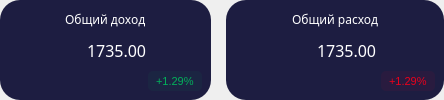
                  <widget class="QFrame" name="frame_9">
                   <property name="sizePolicy">
                    <sizepolicy hsizetype="Expanding" vsizetype="Preferred">
                     <horstretch>0</horstretch>
                     <verstretch>0</verstretch>
                    </sizepolicy>
                   </property>
                   <property name="frameShape">
                    <enum>QFrame::Shape::NoFrame</enum>
                   </property>
                   <property name="frameShadow">
                    <enum>QFrame::Shadow::Raised</enum>
                   </property>
                   <layout class="QHBoxLayout" name="horizontalLayout_5">
                    <property name="spacing">
                     <number>15</number>
                    </property>
                    <property name="leftMargin">
                     <number>0</number>
                    </property>
                    <property name="topMargin">
                     <number>0</number>
                    </property>
                    <property name="rightMargin">
                     <number>0</number>
                    </property>
                    <property name="bottomMargin">
                     <number>0</number>
                    </property>
                    <item>
                     <widget class="QFrame" name="frame_4">
                      <property name="minimumSize">
                       <size>
                        <width>185</width>
                        <height>95</height>
                       </size>
                      </property>
                      <property name="styleSheet">
                       <string notr="true">background-color: rgb(29, 29, 65);
border: 0;
border-radius: 20px</string>
                      </property>
                      <property name="frameShape">
                       <enum>QFrame::Shape::StyledPanel</enum>
                      </property>
                      <property name="frameShadow">
                       <enum>QFrame::Shadow::Raised</enum>
                      </property>
                      <layout class="QVBoxLayout" name="verticalLayout_5">
                       <item>
                        <widget class="QFrame" name="frame_16">
                         <property name="frameShape">
                          <enum>QFrame::Shape::StyledPanel</enum>
                         </property>
                         <property name="frameShadow">
                          <enum>QFrame::Shadow::Raised</enum>
                         </property>
                         <layout class="QHBoxLayout" name="horizontalLayout_10">
                          <property name="spacing">
                           <number>0</number>
                          </property>
                          <property name="leftMargin">
                           <number>0</number>
                          </property>
                          <property name="topMargin">
                           <number>0</number>
                          </property>
                          <property name="rightMargin">
                           <number>0</number>
                          </property>
                          <property name="bottomMargin">
                           <number>0</number>
                          </property>
                          <item>
                           <spacer name="horizontalSpacer_8">
                            <property name="orientation">
                             <enum>Qt::Orientation::Horizontal</enum>
                            </property>
                            <property name="sizeHint" stdset="0">
                             <size>
                              <width>55</width>
                              <height>20</height>
                             </size>
                            </property>
                           </spacer>
                          </item>
                          <item>
                           <widget class="QLabel" name="label_8">
                            <property name="font">
                             <font>
                              <family>Inter Hewn</family>
                              <pointsize>9</pointsize>
                             </font>
                            </property>
                            <property name="styleSheet">
                             <string notr="true">color: #fff;</string>
                            </property>
                            <property name="text">
                             <string>Общий доход</string>
                            </property>
                           </widget>
                          </item>
                          <item>
                           <spacer name="horizontalSpacer_9">
                            <property name="orientation">
                             <enum>Qt::Orientation::Horizontal</enum>
                            </property>
                            <property name="sizeHint" stdset="0">
                             <size>
                              <width>54</width>
                              <height>20</height>
                             </size>
                            </property>
                           </spacer>
                          </item>
                         </layout>
                        </widget>
                       </item>
                       <item>
                        <widget class="QFrame" name="frame_15">
                         <property name="frameShape">
                          <enum>QFrame::Shape::StyledPanel</enum>
                         </property>
                         <property name="frameShadow">
                          <enum>QFrame::Shadow::Raised</enum>
                         </property>
                         <layout class="QHBoxLayout" name="horizontalLayout_11">
                          <property name="spacing">
                           <number>8</number>
                          </property>
                          <property name="leftMargin">
                           <number>0</number>
                          </property>
                          <property name="topMargin">
                           <number>0</number>
                          </property>
                          <property name="rightMargin">
                           <number>0</number>
                          </property>
                          <property name="bottomMargin">
                           <number>0</number>
                          </property>
                          <item>
                           <spacer name="horizontalSpacer_10">
                            <property name="orientation">
                             <enum>Qt::Orientation::Horizontal</enum>
                            </property>
                            <property name="sizeHint" stdset="0">
                             <size>
                              <width>40</width>
                              <height>20</height>
                             </size>
                            </property>
                           </spacer>
                          </item>
                          <item>
                           <widget class="QLabel" name="label_10">
                            <property name="sizePolicy">
                             <sizepolicy hsizetype="Preferred" vsizetype="Preferred">
                              <horstretch>0</horstretch>
                              <verstretch>0</verstretch>
                             </sizepolicy>
                            </property>
                            <property name="minimumSize">
                             <size>
                              <width>30</width>
                              <height>30</height>
                             </size>
                            </property>
                            <property name="maximumSize">
                             <size>
                              <width>30</width>
                              <height>30</height>
                             </size>
                            </property>
                            <property name="sizeIncrement">
                             <size>
                              <width>1</width>
                              <height>1</height>
                             </size>
                            </property>
                            <property name="pixmap">
                             <pixmap resource="../images/images.qrc">:/icons/icons/box-arrow-down.png</pixmap>
                            </property>
                            <property name="scaledContents">
                             <bool>true</bool>
                            </property>
                           </widget>
                          </item>
                          <item>
                           <widget class="QLabel" name="total_income_label">
                            <property name="font">
                             <font>
                              <family>Inter Hewn</family>
                              <pointsize>12</pointsize>
                             </font>
                            </property>
                            <property name="styleSheet">
                             <string notr="true">color: #fff;</string>
                            </property>
                            <property name="text">
                             <string>1735.00</string>
                            </property>
                           </widget>
                          </item>
                          <item>
                           <widget class="QLabel" name="label_12">
                            <property name="pixmap">
                             <pixmap resource="../images/images.qrc">:/icons/icons/R.png</pixmap>
                            </property>
                            <property name="scaledContents">
                             <bool>false</bool>
                            </property>
                           </widget>
                          </item>
                          <item>
                           <spacer name="horizontalSpacer_11">
                            <property name="orientation">
                             <enum>Qt::Orientation::Horizontal</enum>
                            </property>
                            <property name="sizeHint" stdset="0">
                             <size>
                              <width>40</width>
                              <height>20</height>
                             </size>
                            </property>
                           </spacer>
                          </item>
                         </layout>
                        </widget>
                       </item>
                       <item>
                        <widget class="QFrame" name="frame_17">
                         <property name="frameShape">
                          <enum>QFrame::Shape::StyledPanel</enum>
                         </property>
                         <property name="frameShadow">
                          <enum>QFrame::Shadow::Raised</enum>
                         </property>
                         <layout class="QHBoxLayout" name="horizontalLayout_12">
                          <property name="leftMargin">
                           <number>0</number>
                          </property>
                          <property name="topMargin">
                           <number>0</number>
                          </property>
                          <property name="rightMargin">
                           <number>0</number>
                          </property>
                          <property name="bottomMargin">
                           <number>0</number>
                          </property>
                          <item>
                           <spacer name="horizontalSpacer_12">
                            <property name="orientation">
                             <enum>Qt::Orientation::Horizontal</enum>
                            </property>
                            <property name="sizeHint" stdset="0">
                             <size>
                              <width>134</width>
                              <height>20</height>
                             </size>
                            </property>
                           </spacer>
                          </item>
                          <item>
                           <widget class="QLabel" name="label_14">
                            <property name="font">
                             <font>
                              <pointsize>8</pointsize>
                             </font>
                            </property>
                            <property name="styleSheet">
                             <string notr="true">background-color: rgba(2, 177, 90, 15);
color: rgb(2, 177, 90);
border-radius: 5px;
padding: 2px 5px;</string>
                            </property>
                            <property name="text">
                             <string>+1.29%</string>
                            </property>
                           </widget>
                          </item>
                         </layout>
                        </widget>
                       </item>
                      </layout>
                     </widget>
                    </item>
                    <item>
                     <widget class="QFrame" name="frame_5">
                      <property name="minimumSize">
                       <size>
                        <width>185</width>
                        <height>95</height>
                       </size>
                      </property>
                      <property name="styleSheet">
                       <string notr="true">background-color: rgb(29, 29, 65);
border: 0;
border-radius: 20px</string>
                      </property>
                      <property name="frameShape">
                       <enum>QFrame::Shape::StyledPanel</enum>
                      </property>
                      <property name="frameShadow">
                       <enum>QFrame::Shadow::Raised</enum>
                      </property>
                      <layout class="QVBoxLayout" name="verticalLayout_6">
                       <item>
                        <widget class="QFrame" name="frame_18">
                         <property name="frameShape">
                          <enum>QFrame::Shape::StyledPanel</enum>
                         </property>
                         <property name="frameShadow">
                          <enum>QFrame::Shadow::Raised</enum>
                         </property>
                         <layout class="QHBoxLayout" name="horizontalLayout_13">
                          <property name="spacing">
                           <number>0</number>
                          </property>
                          <property name="leftMargin">
                           <number>0</number>
                          </property>
                          <property name="topMargin">
                           <number>0</number>
                          </property>
                          <property name="rightMargin">
                           <number>0</number>
                          </property>
                          <property name="bottomMargin">
                           <number>0</number>
                          </property>
                          <item>
                           <spacer name="horizontalSpacer_13">
                            <property name="orientation">
                             <enum>Qt::Orientation::Horizontal</enum>
                            </property>
                            <property name="sizeHint" stdset="0">
                             <size>
                              <width>57</width>
                              <height>20</height>
                             </size>
                            </property>
                           </spacer>
                          </item>
                          <item>
                           <widget class="QLabel" name="label_13">
                            <property name="font">
                             <font>
                              <family>Inter Hewn</family>
                              <pointsize>9</pointsize>
                             </font>
                            </property>
                            <property name="styleSheet">
                             <string notr="true">color: #fff;</string>
                            </property>
                            <property name="text">
                             <string>Общий расход</string>
                            </property>
                           </widget>
                          </item>
                          <item>
                           <spacer name="horizontalSpacer_14">
                            <property name="orientation">
                             <enum>Qt::Orientation::Horizontal</enum>
                            </property>
                            <property name="sizeHint" stdset="0">
                             <size>
                              <width>56</width>
                              <height>20</height>
                             </size>
                            </property>
                           </spacer>
                          </item>
                         </layout>
                        </widget>
                       </item>
                       <item>
                        <widget class="QFrame" name="frame_20">
                         <property name="frameShape">
                          <enum>QFrame::Shape::StyledPanel</enum>
                         </property>
                         <property name="frameShadow">
                          <enum>QFrame::Shadow::Raised</enum>
                         </property>
                         <layout class="QHBoxLayout" name="horizontalLayout_15">
                          <property name="spacing">
                           <number>8</number>
                          </property>
                          <property name="leftMargin">
                           <number>0</number>
                          </property>
                          <property name="topMargin">
                           <number>0</number>
                          </property>
                          <property name="rightMargin">
                           <number>0</number>
                          </property>
                          <property name="bottomMargin">
                           <number>0</number>
                          </property>
                          <item>
                           <spacer name="horizontalSpacer_16">
                            <property name="orientation">
                             <enum>Qt::Orientation::Horizontal</enum>
                            </property>
                            <property name="sizeHint" stdset="0">
                             <size>
                              <width>40</width>
                              <height>20</height>
                             </size>
                            </property>
                           </spacer>
                          </item>
                          <item>
                           <widget class="QLabel" name="label_16">
                            <property name="sizePolicy">
                             <sizepolicy hsizetype="Preferred" vsizetype="Preferred">
                              <horstretch>0</horstretch>
                              <verstretch>0</verstretch>
                             </sizepolicy>
                            </property>
                            <property name="minimumSize">
                             <size>
                              <width>30</width>
                              <height>30</height>
                             </size>
                            </property>
                            <property name="maximumSize">
                             <size>
                              <width>30</width>
                              <height>30</height>
                             </size>
                            </property>
                            <property name="sizeIncrement">
                             <size>
                              <width>1</width>
                              <height>1</height>
                             </size>
                            </property>
                            <property name="pixmap">
                             <pixmap resource="../images/images.qrc">:/icons/icons/box-arrow-up.png</pixmap>
                            </property>
                            <property name="scaledContents">
                             <bool>true</bool>
                            </property>
                           </widget>
                          </item>
                          <item>
                           <widget class="QLabel" name="total_outcome_label">
                            <property name="font">
                             <font>
                              <family>Inter Hewn</family>
                              <pointsize>12</pointsize>
                             </font>
                            </property>
                            <property name="styleSheet">
                             <string notr="true">color: #fff;</string>
                            </property>
                            <property name="text">
                             <string>1735.00</string>
                            </property>
                           </widget>
                          </item>
                          <item>
                           <widget class="QLabel" name="label_18">
                            <property name="pixmap">
                             <pixmap resource="../images/images.qrc">:/icons/icons/R.png</pixmap>
                            </property>
                            <property name="scaledContents">
                             <bool>false</bool>
                            </property>
                           </widget>
                          </item>
                          <item>
                           <spacer name="horizontalSpacer_17">
                            <property name="orientation">
                             <enum>Qt::Orientation::Horizontal</enum>
                            </property>
                            <property name="sizeHint" stdset="0">
                             <size>
                              <width>40</width>
                              <height>20</height>
                             </size>
                            </property>
                           </spacer>
                          </item>
                         </layout>
                        </widget>
                       </item>
                       <item>
                        <widget class="QFrame" name="frame_19">
                         <property name="frameShape">
                          <enum>QFrame::Shape::StyledPanel</enum>
                         </property>
                         <property name="frameShadow">
                          <enum>QFrame::Shadow::Raised</enum>
                         </property>
                         <layout class="QHBoxLayout" name="horizontalLayout_14">
                          <property name="leftMargin">
                           <number>0</number>
                          </property>
                          <property name="topMargin">
                           <number>0</number>
                          </property>
                          <property name="rightMargin">
                           <number>0</number>
                          </property>
                          <property name="bottomMargin">
                           <number>0</number>
                          </property>
                          <item>
                           <spacer name="horizontalSpacer_15">
                            <property name="orientation">
                             <enum>Qt::Orientation::Horizontal</enum>
                            </property>
                            <property name="sizeHint" stdset="0">
                             <size>
                              <width>138</width>
                              <height>20</height>
                             </size>
                            </property>
                           </spacer>
                          </item>
                          <item>
                           <widget class="QLabel" name="label_15">
                            <property name="font">
                             <font>
                              <pointsize>8</pointsize>
                             </font>
                            </property>
                            <property name="styleSheet">
                             <string notr="true">background-color: rgba(235, 0, 27, 15);
color: rgb(235, 0, 27);
border-radius: 5px;
padding: 2px 5px;</string>
                            </property>
                            <property name="text">
                             <string>+1.29%</string>
                            </property>
                           </widget>
                          </item>
                         </layout>
                        </widget>
                       </item>
                      </layout>
                     </widget>
                    </item>
                   </layout>
                  </widget>
